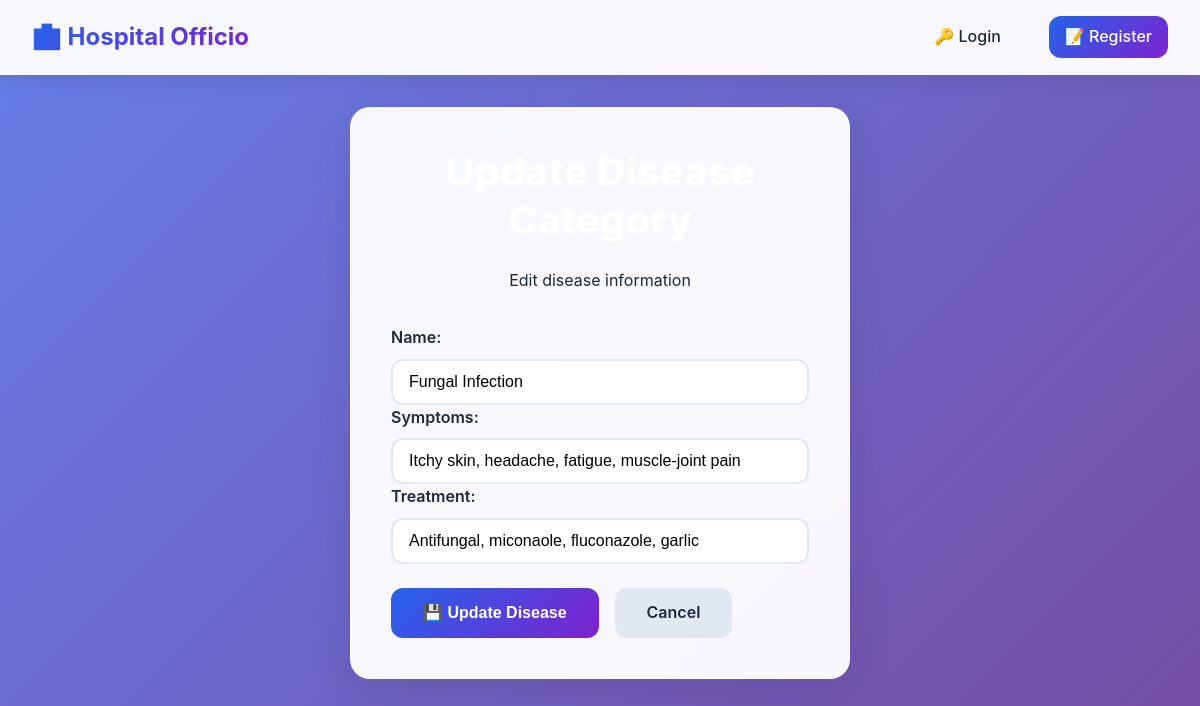
The app's page /base/update_disease/4/ with its own data.
### base/models.py (models this page shows, shortened)
class Disease(models.Model):
    name = models.CharField(max_length=30)
    symptoms = models.CharField(max_length=200)
    treatment = models.CharField(max_length=200)

### base/views.py (the view)
# urls.py: path('update_disease/<int:key>/',views.update_disease,name='update_disease'),
def update_disease(request, key):
    data = get_object_or_404(Disease, id=key)
    if request.method=='POST':
        form = DiseaseForm(request.POST, request.FILES, instance=data)
        if form.is_valid():
            form.save()
            messages.success(request,'Disease Updated Successfully')
            return redirect('read_disease')
    else:
        form=DiseaseForm(instance=data)
    return render(request,'update_disease.html',{'form': form})

### base/forms.py
class DiseaseForm(forms.ModelForm):
    class Meta:
        model = Disease
        fields = '__all__'
        widgets = {
            'name': forms.TextInput(attrs={'class': 'form-control', 'placeholder': 'Enter Disease name'}),
            'symptoms': forms.TextInput(attrs={'class': 'form-control', 'placeholder': 'Enter Symptoms'}),
            'treatment': forms.TextInput(attrs={'class': 'form-control', 'placeholder': 'Enter Treatment'})}

### base/templates/update_disease.html (shortened to what this page needs)
{% extends 'main.html' %}
{% block content %}
<div class="content-wrapper fade-in">
    <div class="glass-container form-container slide-up">
        <div class="text-center mb-4">
            <h1 class="hero-title" style="font-size: 2.5rem;">Update Disease Category</h1>
            <p class="hero-subtitle" style="color: var(--dark);">Edit disease information</p>
        </div>
        <form method="POST" class="auth-form">
            <div class="form-group">
                {{ form.as_p }}
            </div>
            <div class="btn-group">
                <button type="submit" class="btn btn-primary">💾 Update Disease</button>
                <a href="{% url 'read_disease' %}" class="btn btn-secondary">Cancel</a>
            </div>
        </form>
    </div>
</div>
{% endblock %}

### static/style.css (style rules this page uses)
:root { --primary: #2563eb; --primary-dark: #1d4ed8; --primary-light: #3b82f6; --secondary: #7e22ce; --success: #10b981; --danger: #ef4444; --warning: #f59e0b; --info: #06b6d4; --light: #f8fafc; --dark: #1e293b; --gray: #64748b; --gray-light: #e2e8f0; --border-radius: 12px; --border-radius-lg: 20px; --box-shadow: 0 10px 40px rgba(0, 0, 0, 0.1); --box-shadow-lg: 0 20px 60px rgba(0, 0, 0, 0.15); --transition: all 0.3s cubic-bezier(0.4, 0, 0.2, 1); --gradient-primary: linear-gradient(135deg, var(--primary), var(--secondary)); --gradient-success: linear-gradient(135deg, var(--success), var(--info)); --gradient-danger: linear-gradient(135deg, var(--danger), var(--warning)); }
* { margin: 0; padding: 0; box-sizing: border-box; }
body { font-family: 'Inter', 'Segoe UI', system-ui, -apple-system, sans-serif; line-height: 1.6; color: var(--dark); background: linear-gradient(135deg, #667eea 0%, #764ba2 100%); min-height: 100vh; }
.content-wrapper { max-width: 1200px; margin: 0 auto; padding: 2rem; }
.glass-container { background: rgba(255, 255, 255, 0.95); backdrop-filter: blur(20px); border-radius: var(--border-radius-lg); box-shadow: var(--box-shadow); border: 1px solid rgba(255, 255, 255, 0.2); padding: 2.5rem; margin: 2rem auto; }
.hero-title { font-size: 3.5rem; font-weight: 800; color: white; margin-bottom: 1.5rem; line-height: 1.2; }
.btn { display: inline-flex; align-items: center; gap: 0.5rem; padding: 0.75rem 2rem; border: none; border-radius: var(--border-radius); font-weight: 600; text-decoration: none; cursor: pointer; transition: var(--transition); font-size: 1rem; position: relative; overflow: hidden; }
.btn::before { content: ''; position: absolute; top: 0; left: -100%; width: 100%; height: 100%; background: linear-gradient(90deg, transparent, rgba(255,255,255,0.3), transparent); transition: left 0.5s; }
.btn-primary { background: var(--gradient-primary); color: white; }
.btn-secondary { background: var(--gray-light); color: var(--dark); }
.form-container { max-width: 500px; margin: 0 auto; }
.auth-form { width: 100%; }
.form-group { margin-bottom: 1.5rem; }
.form-group label { display: block; margin-bottom: 0.5rem; font-weight: 600; color: var(--dark); }
.form-control { width: 100%; padding: 0.75rem 1rem; border: 2px solid var(--gray-light); border-radius: var(--border-radius); font-size: 1rem; transition: var(--transition); background: white; }
.btn-group { display: flex; gap: 1rem; flex-wrap: wrap; }
.text-center { text-align: center; }
.mb-4 { margin-bottom: 2rem; }
.fade-in { animation: fadeIn 0.6s ease-in; }
.slide-up { animation: slideUp 0.6s ease-out; }

### records on screen
Disease: name "Fungal Infection", symptoms "Itchy skin, headache, fatigue, muscle-joint pain", treatment "Antifungal, miconaole, fluconazole, garlic"
